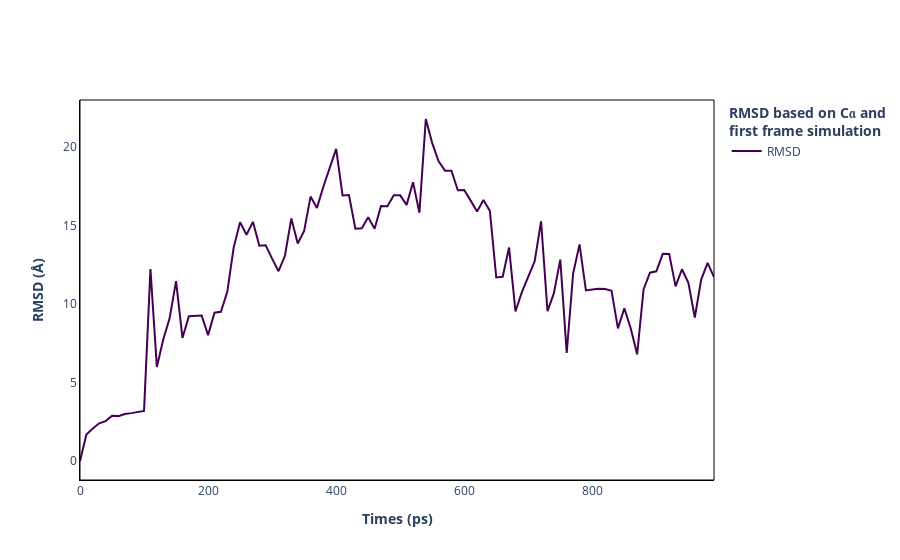

Here is the notebook cell this chart was saved with:
### Code cell
# =============
#
# PLOTLY FIGURE
#
# =============

plot_res = go.Figure()

viridis = cm.get_cmap('viridis', 1)

plot_res.add_trace(go.Line(
    x=x,
    y=y,
    name="RMSD",
    line=dict(color=colors.rgb2hex(viridis(0)))
))

plot_res.add_shape(
    # Rectangle with reference to the plot
    type="rect",
    xref="paper",
    yref="paper",
    x0=0,
    y0=0,
    x1=1.0,
    y1=1.0,
    line=dict(
        color="black",
        width=1,
    )
)

plot_res["data"][0]["showlegend"]=True

plot_res.update_layout(
    plot_bgcolor='white',
    xaxis_title="<b>Times (ps)</b>",
    yaxis_title="<b>RMSD (Å)</b>",
    legend_title="<b>RMSD based on Cɑ and<br />first frame simulation</b>",
)

plot_res.update_xaxes(showline=True, linewidth=1, linecolor="black")
plot_res.update_yaxes(showline=True, linewidth=1, linecolor="black")

plot_res.write_html(
    "RMSD.html",
    full_html=False,
    include_plotlyjs=True
)

plot_res.show()

### Figure 1 — Plotly figure (JSON) as saved in the notebook; plotly's stock layout.template omitted (floating-point values rounded to 4 significant figures)
{"data": [{"line": {"color": "#440154"}, "name": "RMSD", "showlegend": true, "type": "scatter", "x": [0, 10, 20, 30, 40, 50, 60, 70, 80, 90, 100, 110, 120, 130, 140, 150, 160, 170, 180, 190, 200, 210, 220, 230, 240, 250, 260, 270, 280, 290, 300, 310, 320, 330, 340, 350, 360, 370, 380, 390, 400, 410, 420, 430, 440, 450, 460, 470, 480, 490, 500, 510, 520, 530, 540, 550, 560, 570, 580, 590, 600, 610, 620, 630, 640, 650, 660, 670, 680, 690, 700, 710, 720, 730, 740, 750, 760, 770, 780, 790, 800, 810, 820, 830, 840, 850, 860, 870, 880, 890, 900, 910, 920, 930, 940, 950, 960, 970, 980, 990], "y": [1.2e-05, 1.691, 2.068, 2.398, 2.539, 2.885, 2.858, 2.989, 3.049, 3.111, 3.192, 12.22, 5.991, 7.739, 9.097, 11.45, 7.837, 9.22, 9.24, 9.261, 8.017, 9.441, 9.496, 10.77, 13.6, 15.2, 14.4, 15.23, 13.7, 13.74, 12.89, 12.09, 13.07, 15.44, 13.85, 14.66, 16.84, 16.12, 17.47, 18.7, 19.88, 16.91, 16.93, 14.79, 14.82, 15.53, 14.79, 16.24, 16.22, 16.92, 16.91, 16.31, 17.76, 15.81, 21.78, 20.24, 19.08, 18.49, 18.48, 17.24, 17.26, 16.58, 15.89, 16.61, 15.93, 11.68, 11.73, 13.59, 9.523, 10.75, 11.79, 12.72, 15.26, 9.547, 10.69, 12.82, 6.877, 11.92, 13.79, 10.86, 10.92, 10.96, 10.95, 10.84, 8.442, 9.729, 8.439, 6.791, 10.92, 11.99, 12.08, 13.19, 13.19, 11.12, 12.21, 11.35, 9.135, 11.55, 12.61, 11.71]}], "layout": {"legend": {"title": {"text": "<b>RMSD based on Cɑ and<br />first frame simulation</b>"}}, "plot_bgcolor": "white", "shapes": [{"line": {"color": "black", "width": 1}, "type": "rect", "x0": 0, "x1": 1, "xref": "paper", "y0": 0, "y1": 1, "yref": "paper"}], "xaxis": {"linecolor": "black", "linewidth": 1, "showline": true, "title": {"text": "<b>Times (ps)</b>"}}, "yaxis": {"linecolor": "black", "linewidth": 1, "showline": true, "title": {"text": "<b>RMSD (Å)</b>"}}}}
